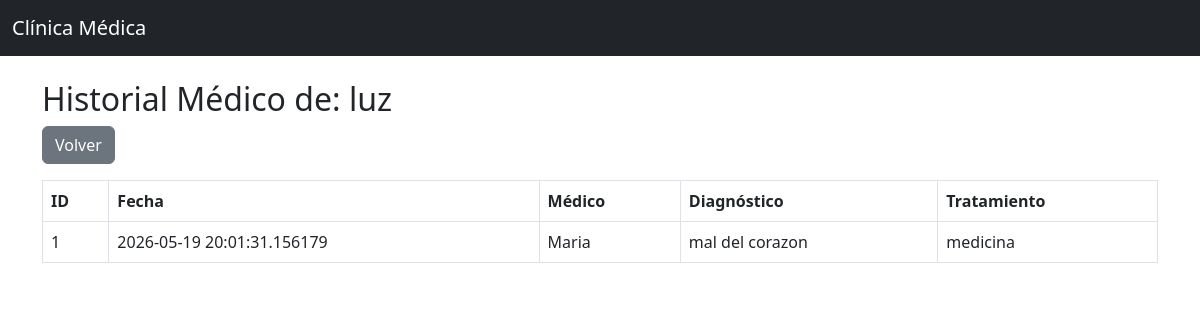
/consultas/historial/1, run on the app's committed database.
### app/models/paciente.py (models this page shows)
class Paciente(db.Model):
    __tablename__ = 'pacientes'
    id_paciente = db.Column(db.Integer, primary_key=True)
    nombre = db.Column(db.String(100), nullable=False)
    edad = db.Column(db.Integer, nullable=False)
    direccion = db.Column(db.String(200), nullable=False)
    telefono = db.Column(db.String(20))
    consultas = db.relationship('Consulta', backref='paciente', lazy=True)

### app/models/consulta.py (models this page shows)
class Consulta(db.Model):
    __tablename__ = 'consultas'
    id_consulta = db.Column(db.Integer, primary_key=True)
    fecha = db.Column(db.DateTime, default=datetime.utcnow)
    diagnostico = db.Column(db.Text, nullable=False)
    tratamiento = db.Column(db.Text, nullable=False)
    id_medico = db.Column(
        db.Integer,
        db.ForeignKey('medicos.id_medico')
    )
    id_paciente = db.Column(
        db.Integer,
        db.ForeignKey('pacientes.id_paciente')
    )

### app/models/medico.py (models this page shows)
class Medico(db.Model):
    __tablename__ = 'medicos'
    id_medico = db.Column(db.Integer, primary_key=True)
    nombre = db.Column(db.String(100), nullable=False)
    especialidad = db.Column(db.String(100), nullable=False)
    telefono = db.Column(db.String(20))
    correo = db.Column(db.String(100))
    consultas = db.relationship('Consulta', backref='medico', lazy=True)

### app/controllers/consulta_controller.py (the view)
@consulta_bp.route('/historial/<int:id_paciente>')
def historial(id_paciente):
    paciente = Paciente.query.get_or_404(
        id_paciente
    )
    consultas = Consulta.query.filter_by(
        id_paciente=id_paciente
    ).all()
    return render_template(
        'consultas/historial.html',
        consultas=consultas,
        paciente=paciente
    )

### app/templates/consultas/historial.html
{% extends 'base.html' %}
{% block content %}
<h2>
    Historial Médico de:
    {{ paciente.nombre }}
</h2>
<a href="/pacientes/" class="btn btn-secondary mb-3">Volver</a>
<table class="table table-bordered">
    <thead>
        <tr>
            <th>ID</th>
            <th>Fecha</th>
            <th>Médico</th>
            <th>Diagnóstico</th>
            <th>Tratamiento</th>
        </tr>
    </thead>
    <tbody>
        {% for c in consultas %}
        <tr>
            <td>{{ c.id_consulta }}</td>
            <td>{{ c.fecha }}</td>
            <td>{{ c.medico.nombre }}</td>
            <td>{{ c.diagnostico }}</td>
            <td>{{ c.tratamiento }}</td>
        </tr>
        {% endfor %}
    </tbody>
</table>
{% endblock %}

### data on the page
Paciente: nombre "luz"
Consulta: id_consulta "1", fecha "2026-05-19 20:01:31.156179", medico.nombre "Maria", diagnostico "mal del corazon", tratamiento "medicina"
